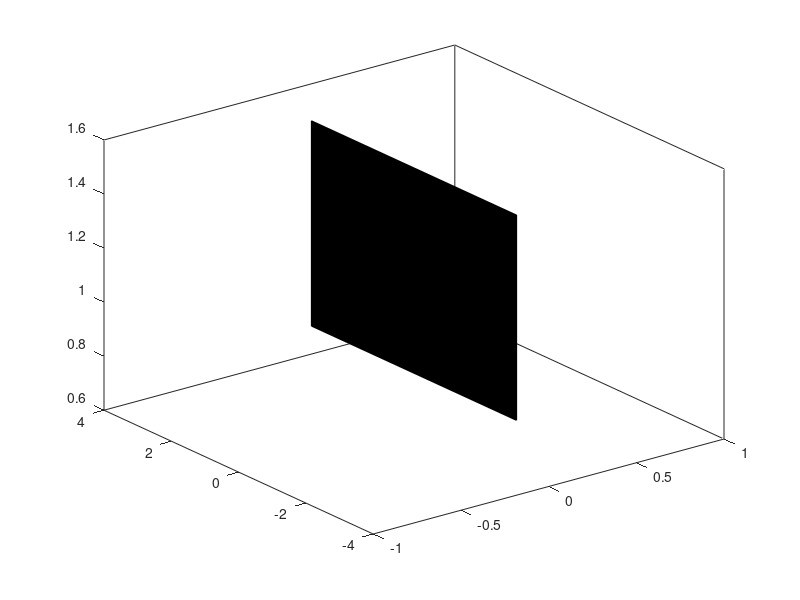

MATLAB code to generate this figure: (Note: this script raises an error after producing the figure.)
% Net dimensions
NetX = [0 0 0 0 0];
NetY = [-3.05 -3.05 3.05 3.05 -3.05];
NetZ = [0.79 1.55 1.55 0.79 0.79];

% Plotting Net
plot3(NetX,NetY,NetZ,'k','LineWidth',1)
Mesh = fill3(NetX(1:4),NetY(1:4),NetZ(1:4),'k');
alpha(Mesh,0.1)     % Sets translucency of net

hold on

% Plotting Poles
plot3([0 0],[-3.05 -3.05],[0 1.55],'k','LineWidth',2)
plot3([0 0],[3.05 3.05],[0 1.55],'k','LineWidth',2)